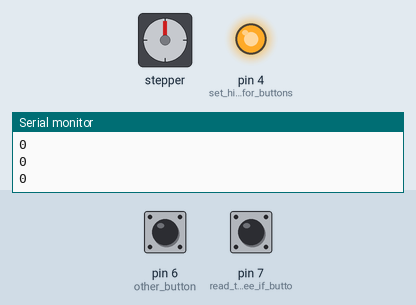
Simulated run of this sketch. Board: Arduino Uno, built with avr-gcc and run on an emulated ATmega328P. Shown: stepper motor, output pins drawn as LEDs (lit = HIGH), the last lines printed to the serial monitor. The test bench sets the inputs (shaded band); at power-on: pin 6 (other_button) LOW, pin 7 (read_this_to_see_if_butto) LOW. Stepper angles assume 100 steps per turn.

Above: at 1.2 s.
1.3 s: pin 6 (other_button) pulled HIGH for 0.15 s
At 1.55 s:
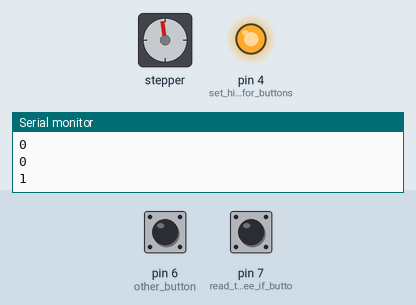
3.8 s: pin 7 (read_this_to_see_if_butto) pulled HIGH for 3.2 s
At 5.07 s:
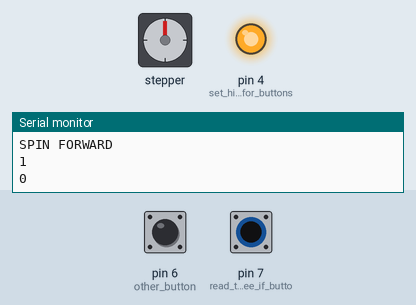
8.5 s: pin 6 (other_button) pulled HIGH for 3.2 s
At 9.09 s:
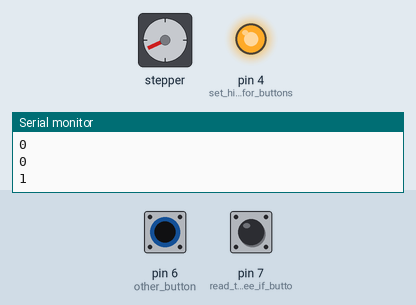
13.2 s: pin 6 (other_button) pulsed HIGH 5 times (0.12 s each, 0.3 s apart)
At 14.12 s:
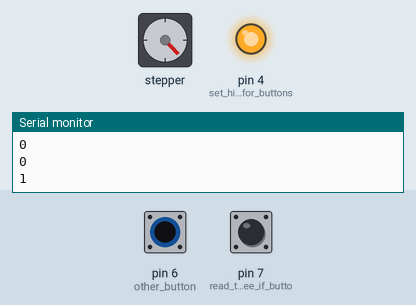
16.5 s: pin 7 (read_this_to_see_if_butto) pulled HIGH for 0.15 s
At 17.14 s:
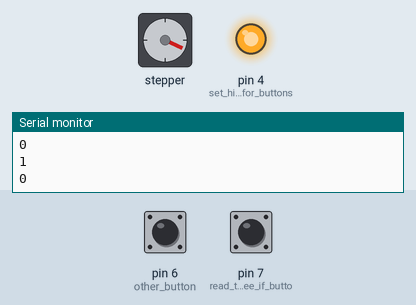
Timing chart, 0 to 19.5 s (numbered marks = the images above; inputs shaded):
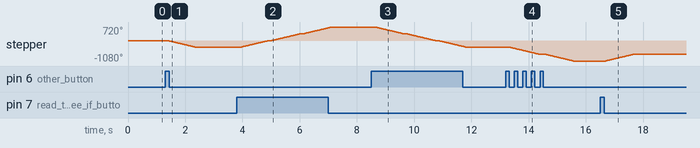

Measured:
- after the input at 1.3 s, stepper: turns 360° counter-clockwise in 0.99 s, starting after 0.10 s
- after the input at 3.8 s, stepper: turns 1080° clockwise in 3.2 s, starting after 0.11 s
- after the input at 8.5 s, stepper: turns 1080° counter-clockwise in 3.2 s, starting after 0.14 s
- after the input at 13.2 s, stepper: turns 720° counter-clockwise in 2.2 s, starting after 0.17 s
- after the input at 16.5 s, stepper: turns 360° clockwise in 0.99 s, starting after 0.19 s

The sketch:

CubeCurtain.ino
```cpp
/*Cubical Curtain Code from Arrow Electronics
******Thanks for making with us!********

This code should work on any Arduino board - tested on the Uno.

Two momentary buttons are used to indicate whether we want the stepper
motor to spin clockwise or counterclockwise.  The spool attached to the motor
shaft collects or releases thread based on the spin direction.

The motor seemed to get stuck between steps and would draw maximum current between
button presses, which causes the driver to get very hot.  We fixed this issue by sending
all four control lines low after each step.

We used a 64oz.in. motor powered with 6VDC.  It was more than powerful enough to raise
the curtain.

*/


#include <Stepper.h>

const int stepsToTake = 100;  //Spin motor this  many steps.  Ours had 200 steps/rotation, so this was 180 degrees.
int buttonone = 0;            //Clockwise control
int buttontwo = 0;            //Counterclockwise control
// initialize the stepper library on pins 8 through 11:
Stepper myStepper(stepsToTake, 8, 9, 10, 11);


void setup() {
  //int button = 0;
  pinMode(4, OUTPUT);         //set high for buttons
  digitalWrite(4, HIGH);
  digitalWrite(7, LOW);
  pinMode(7, INPUT);          //read this to see if button is pressed
  pinMode(6, INPUT);          //other button
  myStepper.setSpeed(60);     // set the speed at 60 rpm
  Serial.begin(9600);         // initialize the serial port for debugging
}

void loop() {
  //Read and print whether each button is pressed (1) or not pressed (0)
  buttonone = digitalRead(7);
  Serial.println(buttonone);
  buttontwo = digitalRead(6);
  Serial.println(buttontwo);
  delay(100);

  if (buttonone == 1){
    myStepper.step(stepsToTake);   //Spin half a rotation clockwise
    Serial.println("SPIN FORWARD");
  }
  if (buttontwo == 1){
  myStepper.step(-stepsToTake);   //Spin half a rotation counterclockwise
  Serial.println("SPIN BACKWARD");
  }

//Set all motor control Pins low again to stop the current suck thing where it gets stuck between steps.
digitalWrite(8, LOW);
digitalWrite(9, LOW);
digitalWrite(10, LOW);
digitalWrite(11,LOW);

//The end!

}
```
